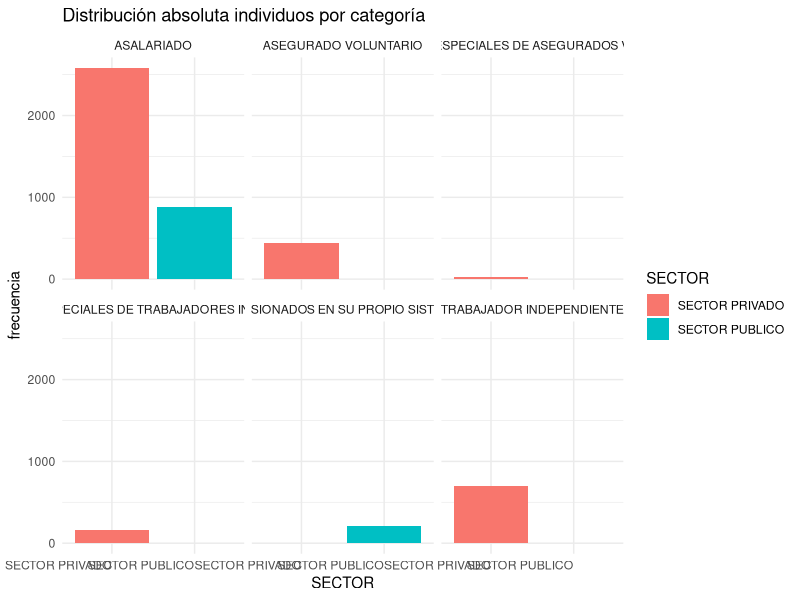
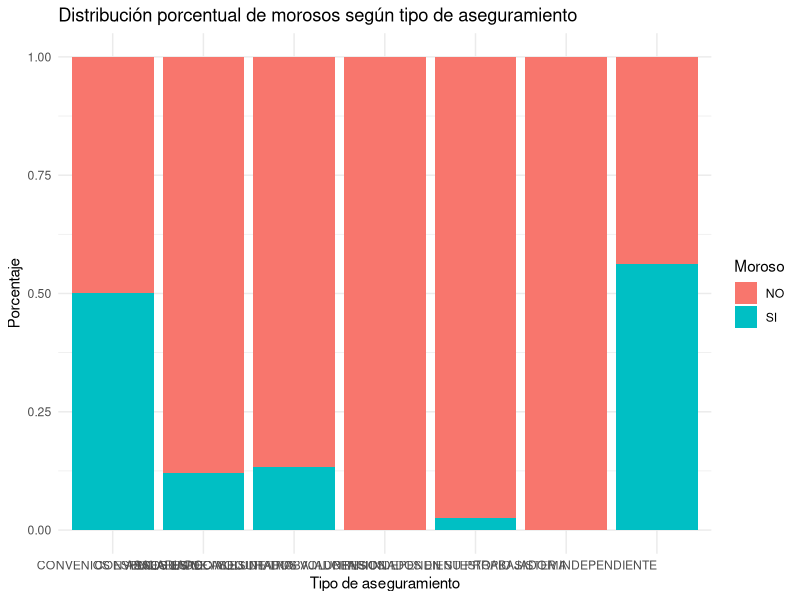

These figures' R source, in order:
## ---- chunk 1
#Se importan librerias
library("dplyr");library("ggplot2")
## ---- chunk 2
# Se importa el data set de trabajo
moras <- read.delim('../raw_data/moras.txt', sep = "," ,header = T)
## ---- chunk 3
#Conversión a numeric de Salario mediante depuración en columnas, con verificacion rigurosa en la conversion (problema de diferente media con la de excel solucionado)
moras <- moras %>%
  mutate(
    SALARIO_chr   = as.character(SALARIO), ##Lea character       
    SALARIO_limp  = gsub("[^0-9]", "", SALARIO_chr),       ##Remover si no es digito
    SALARIO_limp  = ifelse(SALARIO_limp == "", NA, SALARIO_limp),
    SALARIO_numeric   = as.numeric(SALARIO_limp)
  )

sum(is.na(moras$SALARIO_numeric)) #Congruente con lo observado 
sum(is.na(moras$EDAD))## Congruente observado 
sum(trimws(moras$TIPO_ASEGURAMIENTO) == "") ## Congruente observado

## ---- chunk 4
## Edad
resumen_edad <- moras %>% 
  summarise(
    min = min(EDAD, na.rm =T),
    max = max(EDAD, na.rm = T),
    mediana = median(EDAD,na.rm = T),
    promedio_edad = mean(EDAD,na.rm = T),
    Cuartil_1 = quantile(EDAD,0.25, na.rm = T),
    Cuartil_3 = quantile(EDAD,0.75, na.rm = T)
  )
  
## Salario
resumen_salario <- moras %>% 
  summarise(
    min = min(SALARIO_numeric, na.rm =T),
    max = max(SALARIO_numeric, na.rm = T),
    mediana = median(SALARIO_numeric,na.rm = T),
    promedio = mean(SALARIO_numeric,na.rm = T),
    Cuartil_1 = quantile(SALARIO_numeric,0.25, na.rm = T),
    Cuartil_3 = quantile(SALARIO_numeric,0.75, na.rm = T)
  )

## ---- chunk 5
print(resumen_salario)
## ---- chunk 6
print(resumen_edad)
## ---- chunk 7
#Desviacion estandar de la edad 
sd_edad <- sd(moras$EDAD, na.rm = T)
#Desviacion estandar del salario
sd_salario <- sd(moras$SALARIO_numeric, na.rm = T)
#Prueba Z-Score
moras<- moras %>%
  mutate(
    Z_Score_edad = abs(((EDAD - resumen_edad$promedio_edad ) / sd_edad)),
    Z_Score_salario = abs(((SALARIO_numeric - resumen_salario$promedio) / sd_salario))
  )

#Indicar es atipico 
moras <- moras %>% 
  mutate(
    Atipico_edad = if_else(Z_Score_edad > 1.96, "Sí","No"), 
    Atipico_salario = if_else(Z_Score_salario > 1.96, "Si", "No")
  )
## ---- chunk 8
## Con la finalidad de simplifcar se calculara el porcentaje de ausentes solo para los que se conoce por desarrollo previo en inciso de Excel que habian ausentes 
#Ausentes Tipo_Aseguramiento
porcentaje_na_Aseguramiento <- (sum(trimws(moras$TIPO_ASEGURAMIENTO) == "") / length(moras$TIPO_ASEGURAMIENTO)) * 100
#Ausentes en Edad
porcentaje_na_Edad <- (sum(is.na(moras$EDAD))/length(moras$EDAD))*100

#Ausentes en Salario

porcentaje_na_Salario <- (sum(is.na(moras$SALARIO_numeric))/length(moras$EDAD))*100
## ---- chunk 9
## Se imputa simpleficando el analisis de categoria de sector publico o privado , dado que conocemos es Asalariado
moras <- moras %>% 
  mutate(
    Salario_imputado = if_else(is.na(SALARIO_numeric),resumen_salario$mediana, SALARIO_numeric),
    Edad_imputado = if_else(is.na(EDAD), resumen_edad$mediana, EDAD),
    TIPO_ASEGURAMIENTO_imputado = if_else(trimws(TIPO_ASEGURAMIENTO) == "", "ASALARIADO", TIPO_ASEGURAMIENTO)
  )

## ---- chunk 10
## Grafica para representar cantidad de invdividuos por categoria
##Tabla de frecuencias
frecuencia_categoria <- moras %>%
  count(TIPO_ASEGURAMIENTO_imputado, SECTOR, name = "frecuencia")

ggplot(frecuencia_categoria, aes (x = SECTOR, y = frecuencia, fill = SECTOR)) +
  geom_col()+
  facet_wrap(~ TIPO_ASEGURAMIENTO_imputado) +
  labs(
    title = "Distribución absoluta individuos por categoría",
    
  ) +
  theme_minimal()+
  theme(axis.text.x = element_text(angle = 0, hjust = 1))
  

## ---- chunk 11
## Reordeno el conjunto de datos 
moras <- moras %>%
  mutate(
    MOROSO = factor(INDICADOR_MOROSO, levels = c("Sí", "No"))
  )
# Se agrupa por la categoria de asegurados a morosos y no morosos
frecuencia_morosidad <- moras %>% 
  group_by(TIPO_ASEGURAMIENTO, INDICADOR_MOROSO) %>% 
  summarise(n = n(), .groups = "drop")


ggplot(frecuencia_morosidad,
       aes(x = TIPO_ASEGURAMIENTO,
           y = n,
           fill = INDICADOR_MOROSO)) +
  geom_col(position = "fill") +  # barras apiladas al 100%
  scale_y_continuous() +
  labs(
    title = "Distribución porcentual de morosos según tipo de aseguramiento",
    x = "Tipo de aseguramiento",
    y = "Porcentaje",
    fill = "Moroso"
  ) +
  theme_minimal() +
  theme(
    axis.text.x = element_text(angle = 0, hjust = 1)
  ) 
## Nota debo corregir barra de la izquierda dado que se genero por error (na? o vacio?) , revisar...
